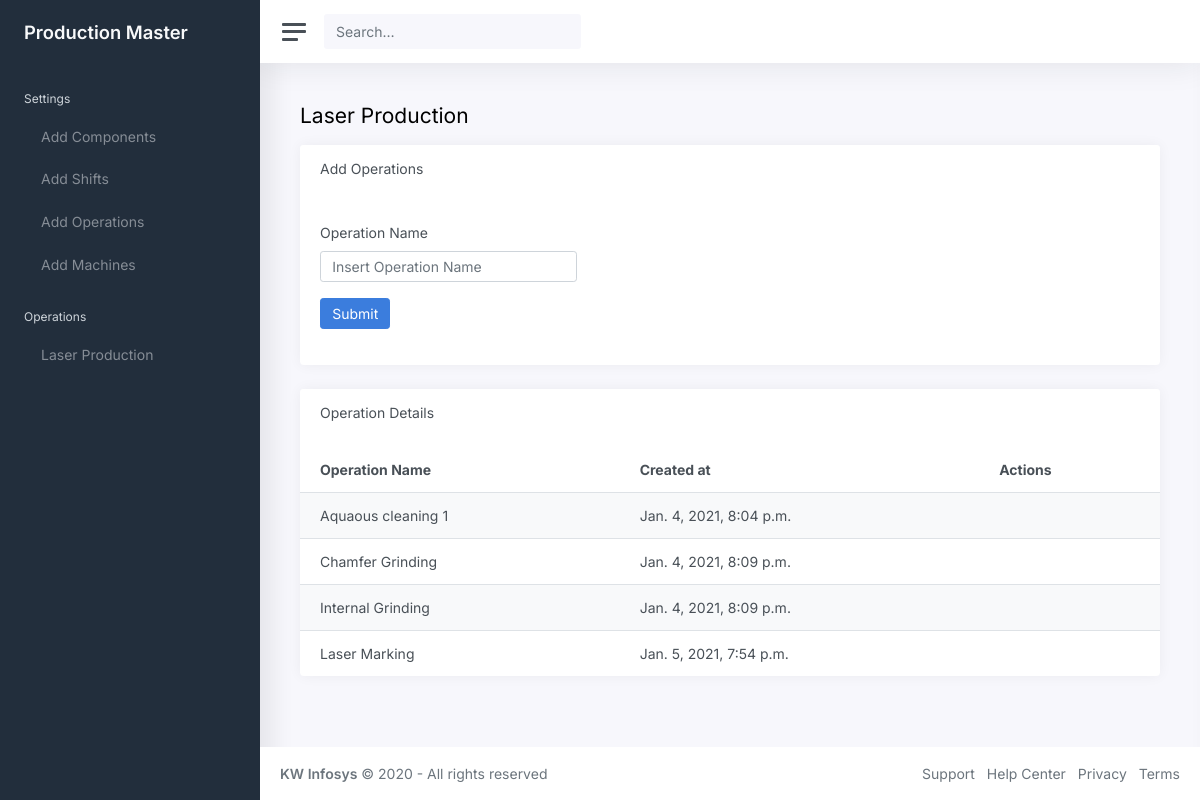
Page /operation/ on the committed database.
### production_master_app/models.py (models this page shows, shortened)
class Operation_data(models.Model):
    main_id = models.AutoField(primary_key=True)
    operation_name = models.CharField(max_length=25)
    created_at = models.DateTimeField()
    updated_at = models.DateTimeField()
    objects = models.Manager()

### production_master_app/add_operations_views.py (the view)
# urls.py: path('operation/', add_operations_views.show_operation_page, name='operation'),
def show_operation_page (request):
    operation_data = Operation_data.objects.all()
    context = {'operations':operation_data}
    return render(request,'add_operations.html',context)

### production_master_app/templates/add_operations.html (shortened to what this page needs)
{% extends "base.html" %}
{% load static %}
{% block main_content %}
<main class="content">
    <div class="container-fluid p-0">
        <h1 class="h3 mb-3">Laser Production</h1>
        <div class="row">
            <div class="col-md-12">
                <div class="card">
                    <div class="card-header">
                        <h5 class="card-title">Add Operations</h5>
                    </div>
                    <div class="card-body">
                        <form action="/add_operation" method="POST">
                            <div class="row">
                                <div class="mb-3 col-md-4">
                                    <label class="form-label" for="operation_name">Operation Name</label>
                                    <input type="text" class="form-control" id="operation_name"
                                        placeholder="Insert Operation Name" name="operation_name" required>
                                </div>
                            </div>
                            <button type="submit" class="btn btn-primary">Submit</button>
                        </form>
                    </div>
                </div>
            </div>
        </div>
        <div class="card">
            <div class="card-header">
                <h5 class="card-title">Operation Details</h5>
            </div>
            <table class="table table-striped">
                <thead>
                    <tr>
                        <th>Operation Name</th>
                        <th class="d-none d-md-table-cell">Created at</th>
                        <th>Actions</th>
                    </tr>
                </thead>
                <tbody>
                    {% for operation in operations %}
                    <tr>
                        <td>{{operation.operation_name}}</td>
                        <td class="d-none d-md-table-cell">{{operation.created_at}}</td>
                        <td class="table-action">
                        </td>
                    </tr>
                    {%endfor%}
                </tbody>
            </table>
        </div>
    </div>
</main>
{% endblock main_content %}

### rows in the picture
Operation_data: operation_name "Aquaous cleaning 1", created_at "Jan. 4, 2021, 8:04 p.m."
Operation_data: operation_name "Chamfer Grinding", created_at "Jan. 4, 2021, 8:09 p.m."
Operation_data: operation_name "Internal Grinding", created_at "Jan. 4, 2021, 8:09 p.m."
Operation_data: operation_name "Laser Marking", created_at "Jan. 5, 2021, 7:54 p.m."
